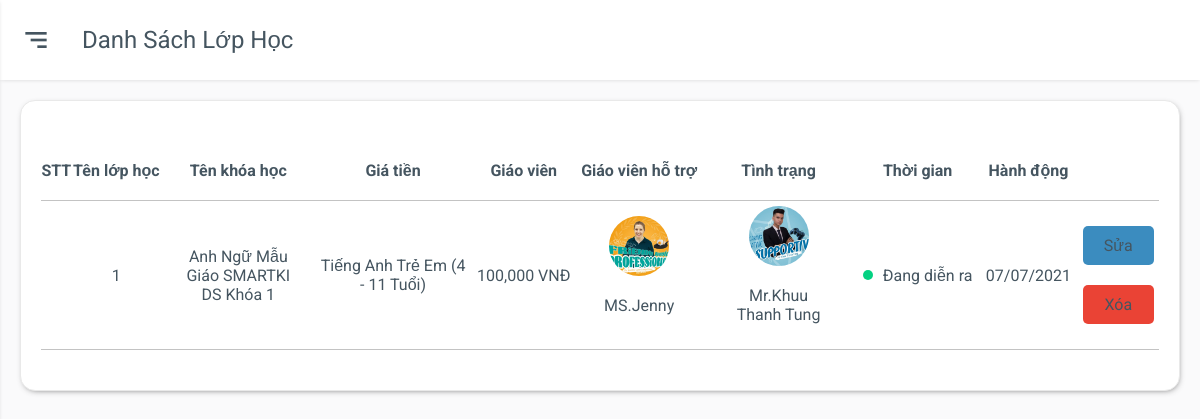
Page /admin/listclass.php (signed in) on the committed database.
### tables this page shows
CREATE TABLE `tbl_class` (
  `classId` int(11) UNSIGNED NOT NULL,
  `className` varchar(255) NOT NULL,
  `coursesId` int(11) NOT NULL,
  `classDesc` text NOT NULL,
  `classTime` date DEFAULT NULL,
  `classLesson` int(11) NOT NULL,
  `classLearnTime` text NOT NULL,
  `classAddress` text NOT NULL,
  `classPrice` varchar(255) NOT NULL,
  `classTeacher` varchar(255) NOT NULL,
  `classMentor` varchar(255) NOT NULL,
  `classTeacherAvatar` varchar(255) NOT NULL,
  `classMentorAvatar` varchar(255) NOT NULL,
  `classTeacherIntro` text NOT NULL,
  `classMentorIntro` text NOT NULL,
  `classTeacherDesc` varchar(255) NOT NULL,
  `classMentorDesc` varchar(255) NOT NULL,
  `classStatus` int(1) NOT NULL
);

CREATE TABLE `tbl_courses` (
  `coursesId` int(11) NOT NULL,
  `coursesName` varchar(255) NOT NULL,
  `coursesDesc` varchar(255) NOT NULL,
  `coursesImage` varchar(255) NOT NULL,
  `coursesStatus` bit(1) NOT NULL
);

### lib/database.php (called while the page is built, shortened)
<?php
Class Database{
   public $host   = DB_HOST;
   public $user   = DB_USER;
   public $pass   = DB_PASS;
   public $dbname = DB_NAME;
   public $link;
private function connectDB(){
   $this->link = new mysqli($this->host, $this->user, $this->pass,$this->dbname);
  mysqli_set_charset($this->link,"utf8");
 }
public function select($query){
  $result = $this->link->query($query) or
   die($this->link->error.__LINE__);
  if($result->num_rows > 0){
    return $result;
  } else {
    return false;
  }
 }
}
?>

### classes/class.php (called while the page is built, shortened)
<?php
    $filepath = realpath(dirname(__FILE__));
    include_once ($filepath.'/../lib/database.php');
    include_once ($filepath.'/../helpers/format.php');
?>
<?php
 class classOfCourse
 {
    private $db;
    public function __construct()
    {
    $this->db = new Database();
    }
    public function show_class_asc(){
        $query =
        "SELECT tbl_class.*,tbl_courses.coursesName
        FROM tbl_class INNER JOIN tbl_courses ON tbl_class.coursesId = tbl_courses.coursesId
        ORDER BY tbl_class.classStatus ASC" ;
        $result = $this->db->select($query);
        return $result;
    }
 }
?>

### helpers/format.php (called while the page is built, shortened)
<?php
class Format{
 public function formatDate($date){
    return date('d/m/Y', strtotime($date));
 }
 public function formatMoney($money){
   return number_format($money, 0, '', ',').' VNĐ';
 }
}
?>

### admin/listclass.php (the view, shortened to what this page needs)
<?php
    $title = "Danh sách lớp học";
    include './inc/sidebar.php';
    include '../classes/courses.php';
    include '../classes/class.php';
    include_once '../helpers/format.php';
?>
<?php
    $class = new classOfCourse();
    $fm = new Format();
?>
<div class="main">
    <div class="main-header">
        <div class="mobile-toggle" id="mobile-toggle">
            <i class='bx bx-menu-alt-right'></i>
        </div>
        <div class="main-title">
            <?php
            echo $title;
            ?>
        </div>
    </div>
    <div class="main-content">
        <div class="row">
            <div class="col-12">
                <div class="box">
                    <div class="box-body overflow-scroll">
                        <table>
                            <thead>
                                <tr class="box-item-header">
                                    <th>STT</th>
                                    <th>Tên lớp học</th>
                                    <th>Tên khóa học</th>
                                    <th>Giá tiền</th>
                                    <th>Giáo viên</th>
                                    <th>Giáo viên hỗ trợ</th>
                                    <th>Tình trạng</th>
                                    <th>Thời gian</th>
                                    <th>Hành động</th>
                                </tr>
                            </thead>
                            <tbody>
                                <?php
                                    $show_class = $class->show_class_asc();
                                    if(isset($show_class))
                                    {
                                        $i = 0;
                                        while($result = $show_class->fetch_assoc()){
                                            $i++;
                                ?>
                                <tr class="box-item">
                                    <td>
                                        <?php echo $i?>
                                    </td>
                                    <td>
                                        <a href="editclass.php?classId=<?php echo $result['classId']?>">
                                            <?php echo $result['className']; ?>
                                        </a>
                                    </td>
                                    <td>
                                        <?php echo $result['coursesName']; ?>
                                    </td>
                                    <td>
                                        <?php  echo $fm->formatMoney($result['classPrice']) ?>
                                    </td>
                                    <td>
                                        <div class="teacher-box">
                                            <img src="../uploads/<?php echo $result['classTeacherAvatar']?>" alt="">
                                            <span><?php echo $result['classTeacher']?></span>
                                        </div>
                                    </td>
                                    <td>
                                        <div class="teacher-box">
                                            <img src="../uploads/<?php echo $result['classMentorAvatar']?>" alt="">
                                            <span><?php echo $result['classMentor']?></span>
                                        </div>
                                    </td>
                                    <td>
                                        <?php
                                            if($result['classStatus'] == 0)
                                            {
                                                echo '<div class="box-status status-happening">
                                                <div class="dot"></div>
                                                    <span>Đang diễn ra</span>
                                                </div>';
                                            }
                                        ?>
                                    </td>
                                    <td>
                                        <?php  echo $fm->formatDate($result['classTime'])?>
                                    </td>
                                    <td>
                                        <div class="action-box">
                                            <a href="editclass.php?classId=<?php echo $result['classId']?>"
                                                class="action-box__edit">Sửa</a>
                                            <a href="listclass.php?delid=<?php echo $result['classId']?>"
                                                class="action-box__remove">Xóa</a>
                                        </div>
                                    </td>
                                </tr>
                                <?php
                                        }
                                    }
                                    ?>
                            </tbody>
                        </table>
                    </div>
                </div>
            </div>
        </div>
    </div>
</div>
<?php
    include './inc/footer.php';
?>

### admin/css/grid.css (style rules this page uses)
.row { display: flex; flex-wrap: wrap; margin: 0 -15px; }
[class*="col-"] { padding: 0 15px; margin-bottom: 20px; }
.col-12 { width: 100%; }

### admin/css/app.css (style rules this page uses)
:root { --body-bg: #fafafb; --box-bg: #ffffff; --main-color: #0652dd; --text-color: #455560; --text-second-color: #72849ab3; --border-color: #e9e9e9; --menu-item-active-bg: rgba(62, 121, 247, 0.1); --black: #000; --box-border-radius: 15px; --sidebar-size: 260px; --sidebar-logo-img-size: 45px; --sidebar-logo-size: 80px; --profile-image-size: 45px; --main-header-height: 80px; --shadow: 0 1px 4px -1px rgb(0 0 0 / 15%); --darkmode-toggle-size: 20px; --while: #fff; }
* { padding: 0; margin: 0; box-sizing: border-box; }
body { font-family: "Roboto", sans-serif; background-color: var(--body-bg); color: var(--text-color); position: relative; }
a { text-decoration: none; color: unset; display: inline-block; }
.main { padding-left: var(--sidebar-size); }
.main-header { height: var(--main-header-height); display: flex; align-items: center; padding: 20px; background-color: var(--box-bg); box-shadow: var(--shadow); }
.mobile-toggle { display: none; }
.main-title { text-transform: capitalize; font-size: 1.5rem; }
.main-content { padding: 20px; }
.box { background-color: var(--box-bg); padding: 20px; border: 0.5px solid var(--border-color); border-radius: var(--box-border-radius); margin-bottom: 20px; box-shadow: 1px 2px 7px -4px #333; }
.box-item, .box-item-header { border-bottom: 1px solid rgba(51, 51, 51, 0.295); }
.box-item p, .box-item a { padding: 20px; word-break: break-all; }
.box-item { position: relative; }
.box-item::before { content: ""; width: 100%; height: 0; right: 0; background: transparent; top: 0; left: 0; position: absolute; }
.box-body { padding: 20px 0; width: 100%; display: block; }
table { width: 100%; min-width: 1000px; border-collapse: collapse; }
table thead tr { text-align: left; }
table th { text-align: center; }
table th, table td { padding: 20px 0; }
table td { padding: 5px; text-align: center; max-width: 150px; text-align: center; }
.box-status { display: flex; align-items: center; justify-content: center; }
.box-status .dot { width: 10px; height: 10px; border-radius: 50%; margin-right: 10px; }
.status-happening .dot { background-color: #04d182; }
.overflow-scroll { overflow-y: auto; }
@media only screen and (max-width: 1280px) { .main { padding-left: 0; } }
@media only screen and (max-width: 1280px) { .mobile-toggle, .sidebar-close { display: grid; place-items: center; font-size: 2rem; margin-right: 30px; cursor: pointer; } }
.teacher-box { display: flex; flex-direction: column; align-items: center; justify-content: center; }
.teacher-box img { width: 60px; height: 60px; border-radius: 50%; object-fit: cover; object-position: center; }
.teacher-box span { padding: 20px; }
.action-box { display: flex; flex-direction: column; align-items: center; justify-content: center; }
.action-box a { padding: 10px 20px; margin: 10px 0; width: 100%; border-radius: 5px; }
.action-box__edit { background-color: #3b8cbf; }
.action-box__remove { background-color: #ea4335; }

### rows in the picture
tbl_class: className "Anh Ngữ Mẫu Giáo SMARTKIDS Khóa 1", coursesId.coursesName "Tiếng Anh Trẻ Em (4 - 11 Tuổi)", classPrice "100,000 VNĐ", classTeacherAvatar (picture), classTeacher "MS.Jenny", classMentorAvatar (picture), classMentor "Mr.Khuu Thanh Tung", classStatus 0 (drawn), classTime "07/07/2021"

### other values in the picture
$title "Danh Sách Lớp Học"
